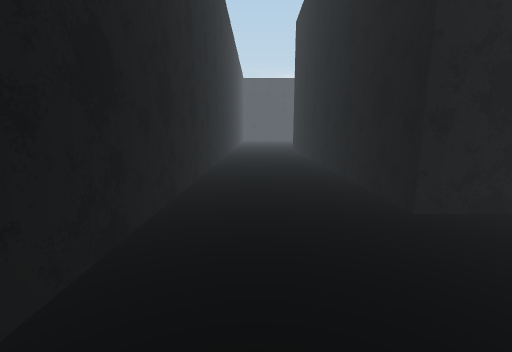
view 1 (above)

23 first-person views from a walk through a 3-D level made in the Unity game engine. The camera is 1.3 m above the floor, tilts 10° down and sees 90° across. The floor is counted in squares, 1 m on a side. Each view is taken from the middle of a square. On the plan, view 1 faces up. The plan holds only what a view shows up to about 13 squares ahead; the rest is blank. The place goes on beyond the plan. The player is left out.

view 2
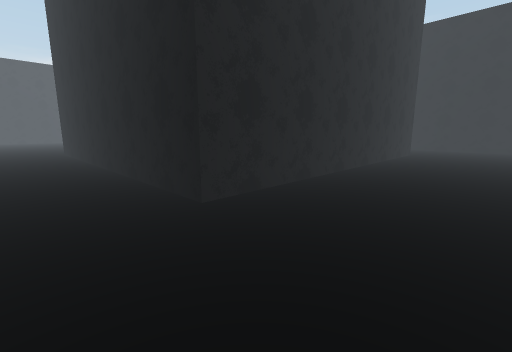

view 3
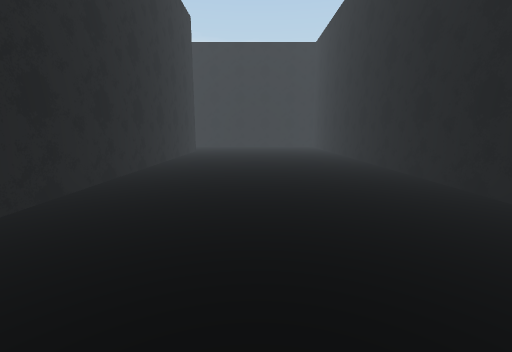

view 4
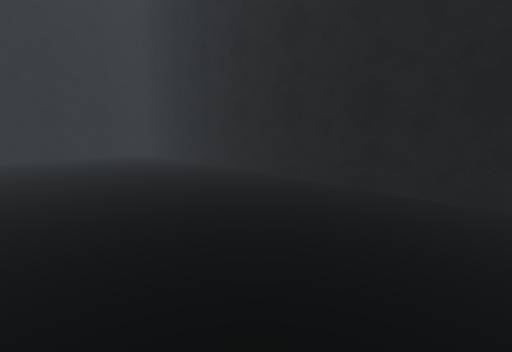

view 5
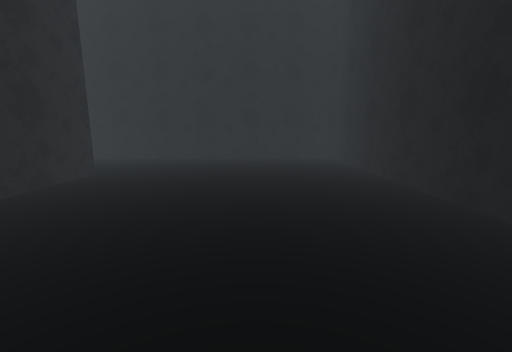

view 6
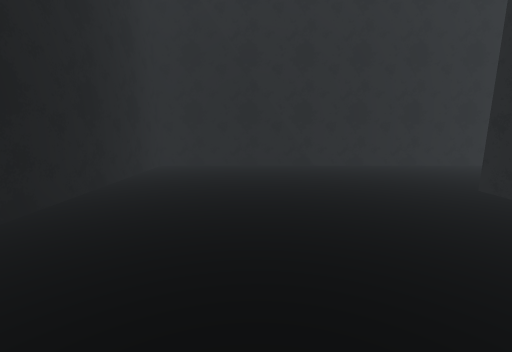

view 7
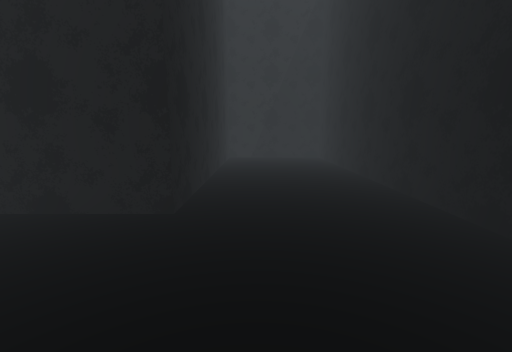

view 8
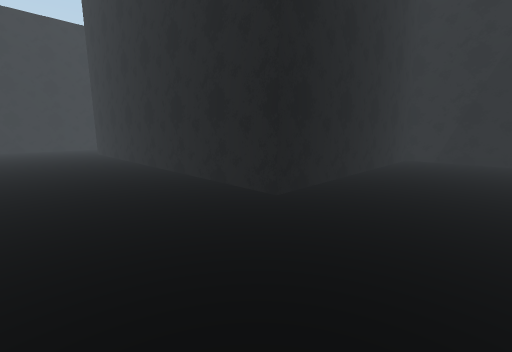

view 9
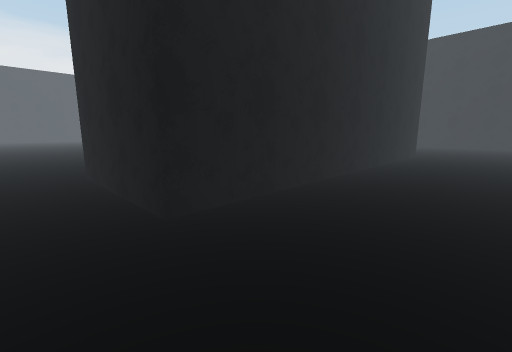

view 10
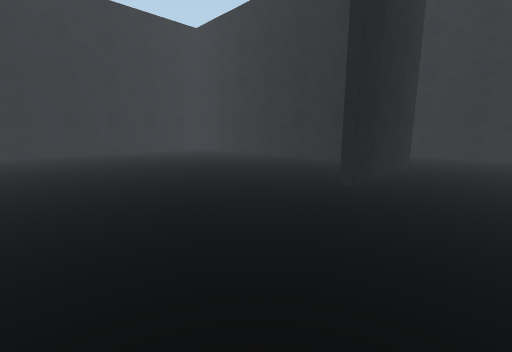

view 11
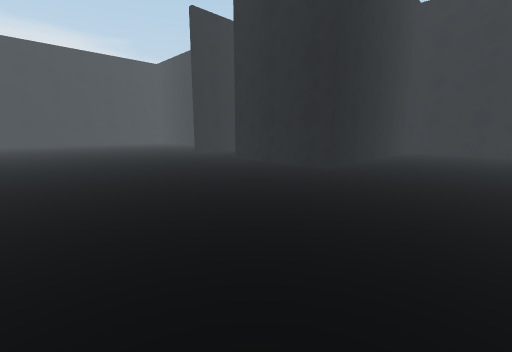

view 12
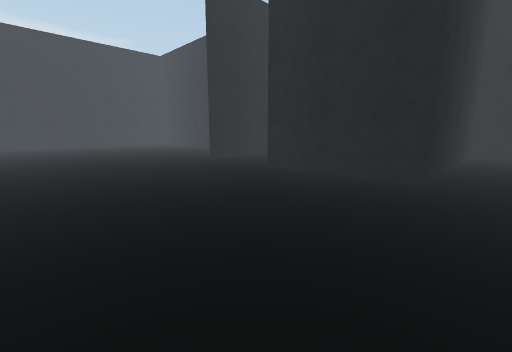

view 13
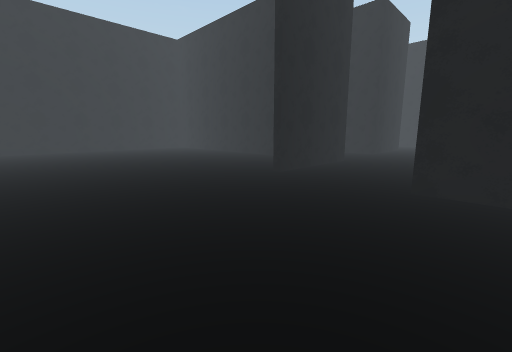

view 14
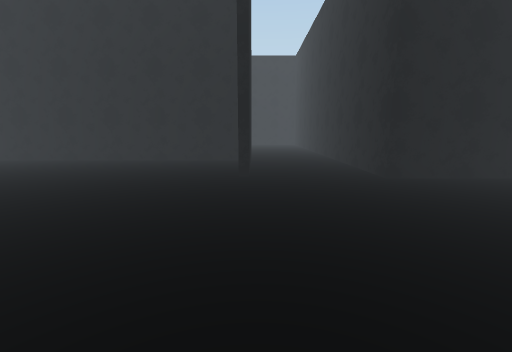

view 15
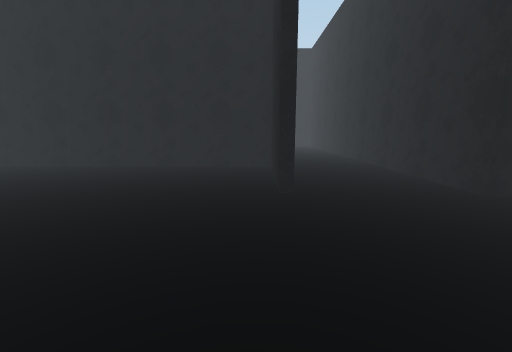

view 16
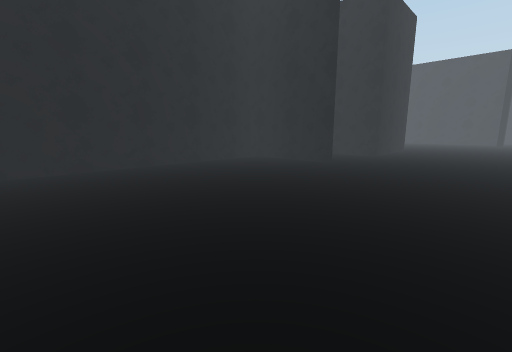

view 17
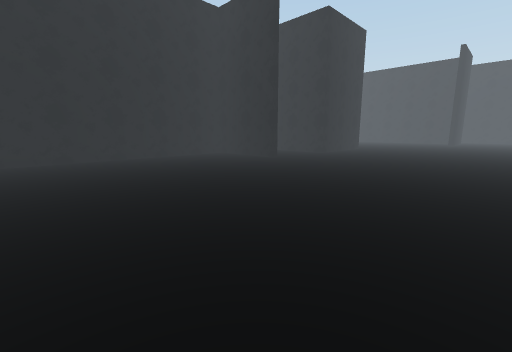

view 18
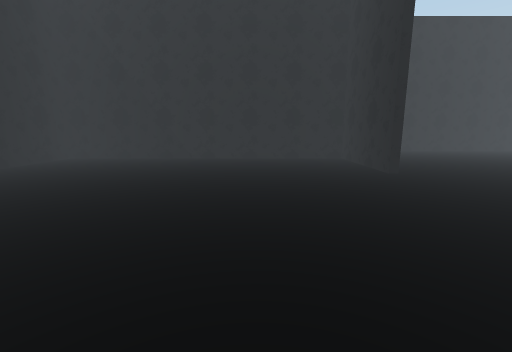

view 19
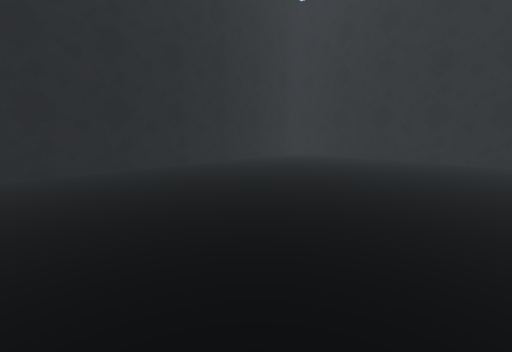

view 20
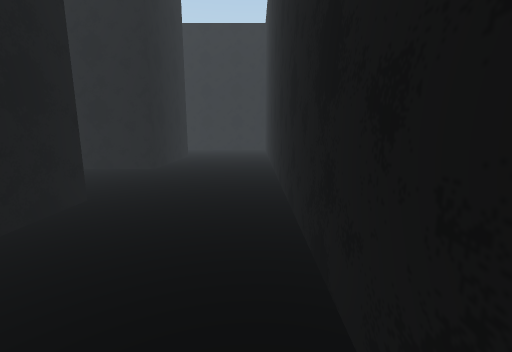

view 21
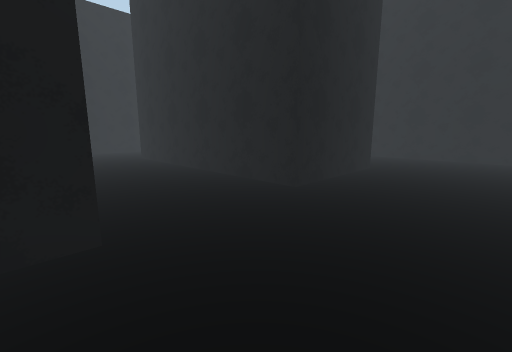

view 22
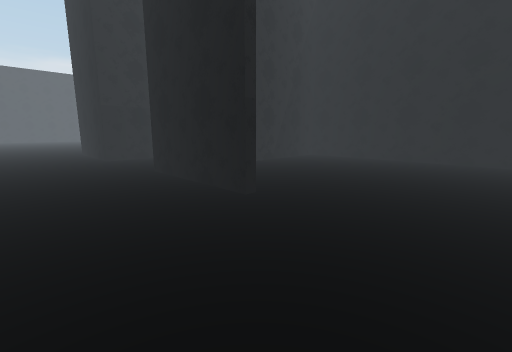

view 23
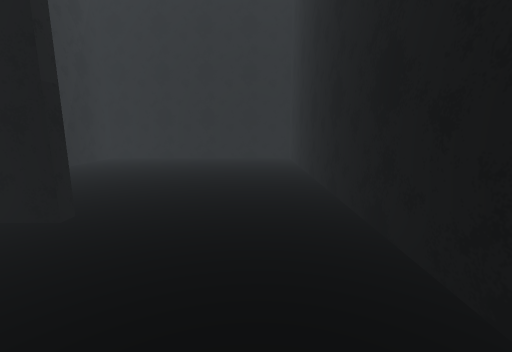

### Floor plan
Points are (right, up) in squares from view 1. A wall is a line through its corners. A room is listed if a view was taken in it or the views show most of it. See-through windows are left out.
Room 1 (views 1, 2, 3, 4, 5, 6, 7, 8, 9, 10, 11, 12, 13, 14, 15, 16, 17, 18, 19, 20, 21, 22, 23)
walls: (24.5, 12.8) (24.5, 8.6) (34.5, 8.6); (26.4, 8.3) (24.2, 8.3) (24.2, 12.8); (24.9, -0.2) (24.5, -0.2) (24.5, 4.2) (33.6, 4.2); (20.9, -4.6) (33.3, -4.6) (33.3, 3.9) (28.9, 3.9); (-1.6, 13.1) (-1.6, -4.6) (20.1, -4.6) (20.1, 12.7) (15.7, 12.7) (15.7, 3.9) (2.5, 3.9) (2.5, 17.4) (7.2, 17.4) (7.2, 17.1) (2.8, 17.1) (2.8, 4.2) (15.4, 4.2) (15.4, 13) (20.4, 13) (20.4, 0.1); (-1.6, 20.1) (-1.6, 16.4)

Positions as (right, up) in squares from view 1, and headings:
1: (0, 0), facing up
2: (0, 0), facing up-right
3: (-1, 0), facing right
4: (6, 1), facing down-right
5: (8, -1), facing right
6: (8, -1), facing left
7: (17, 0), facing up
8: (19, 0), facing up-left
9: (-1, 19), facing down-right
10: (13, 20), facing down-left
11: (11, 21), facing down-right
12: (14, 20), facing down-right
13: (19, 19), facing down-right
14: (24, 20), facing down
15: (25, 18), facing down
16: (34, 18), facing down-left
17: (34, 21), facing down-left
18: (15, 13), facing left
19: (15, 13), facing down-left
20: (21, 13), facing down
21: (21, 9), facing down-right
22: (21, -4), facing up-right
23: (21, -3), facing right
